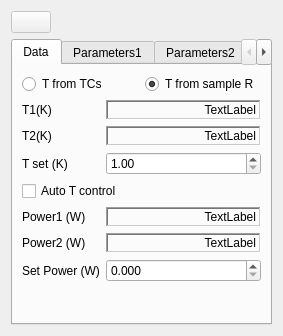
<?xml version="1.0" encoding="UTF-8"?>
<ui version="4.0">
 <class>Form</class>
 <widget class="QWidget" name="Form">
  <property name="geometry">
   <rect>
    <x>0</x>
    <y>0</y>
    <width>283</width>
    <height>336</height>
   </rect>
  </property>
  <property name="windowTitle">
   <string>Form</string>
  </property>
  <layout class="QVBoxLayout" name="verticalLayout">
   <item>
    <layout class="QHBoxLayout" name="horizontalLayout_2">
     <item>
      <widget class="QPushButton" name="Run">
       <property name="enabled">
        <bool>false</bool>
       </property>
       <property name="maximumSize">
        <size>
         <width>16777215</width>
         <height>16777215</height>
        </size>
       </property>
       <property name="baseSize">
        <size>
         <width>0</width>
         <height>0</height>
        </size>
       </property>
       <property name="text">
        <string/>
       </property>
       <property name="icon">
        <iconset>
         <normaloff>../images/player_play.png</normaloff>../images/player_play.png</iconset>
       </property>
       <property name="checkable">
        <bool>true</bool>
       </property>
       <property name="checked">
        <bool>false</bool>
       </property>
       <property name="autoExclusive">
        <bool>true</bool>
       </property>
       <property name="flat">
        <bool>false</bool>
       </property>
      </widget>
     </item>
     <item>
      <spacer name="horizontalSpacer">
       <property name="orientation">
        <enum>Qt::Horizontal</enum>
       </property>
       <property name="sizeHint" stdset="0">
        <size>
         <width>40</width>
         <height>20</height>
        </size>
       </property>
      </spacer>
     </item>
    </layout>
   </item>
   <item>
    <widget class="QTabWidget" name="tabWidget">
     <property name="currentIndex">
      <number>0</number>
     </property>
     <widget class="QWidget" name="data">
      <attribute name="title">
       <string>Data</string>
      </attribute>
      <layout class="QFormLayout" name="formLayout_4">
       <item row="0" column="0" colspan="2">
        <layout class="QHBoxLayout" name="horizontalLayout">
         <item>
          <widget class="QRadioButton" name="selectTCinput">
           <property name="text">
            <string>T from TCs</string>
           </property>
          </widget>
         </item>
         <item>
          <widget class="QRadioButton" name="selectTRinput">
           <property name="text">
            <string>T from sample R</string>
           </property>
           <property name="checked">
            <bool>true</bool>
           </property>
          </widget>
         </item>
        </layout>
       </item>
       <item row="1" column="0">
        <widget class="QLabel" name="label">
         <property name="text">
          <string>T1(K)</string>
         </property>
        </widget>
       </item>
       <item row="1" column="1">
        <widget class="QLabel" name="T1">
         <property name="sizePolicy">
          <sizepolicy hsizetype="Minimum" vsizetype="Fixed">
           <horstretch>0</horstretch>
           <verstretch>0</verstretch>
          </sizepolicy>
         </property>
         <property name="minimumSize">
          <size>
           <width>0</width>
           <height>20</height>
          </size>
         </property>
         <property name="frameShape">
          <enum>QFrame::WinPanel</enum>
         </property>
         <property name="frameShadow">
          <enum>QFrame::Sunken</enum>
         </property>
         <property name="text">
          <string>TextLabel</string>
         </property>
         <property name="alignment">
          <set>Qt::AlignRight|Qt::AlignTrailing|Qt::AlignVCenter</set>
         </property>
        </widget>
       </item>
       <item row="2" column="0">
        <widget class="QLabel" name="label_7">
         <property name="text">
          <string>T2(K)</string>
         </property>
        </widget>
       </item>
       <item row="2" column="1">
        <widget class="QLabel" name="T2">
         <property name="sizePolicy">
          <sizepolicy hsizetype="Minimum" vsizetype="Fixed">
           <horstretch>0</horstretch>
           <verstretch>0</verstretch>
          </sizepolicy>
         </property>
         <property name="minimumSize">
          <size>
           <width>0</width>
           <height>20</height>
          </size>
         </property>
         <property name="frameShape">
          <enum>QFrame::WinPanel</enum>
         </property>
         <property name="frameShadow">
          <enum>QFrame::Sunken</enum>
         </property>
         <property name="text">
          <string>TextLabel</string>
         </property>
         <property name="alignment">
          <set>Qt::AlignRight|Qt::AlignTrailing|Qt::AlignVCenter</set>
         </property>
        </widget>
       </item>
       <item row="3" column="0">
        <widget class="QLabel" name="label_3">
         <property name="text">
          <string>T set (K)</string>
         </property>
        </widget>
       </item>
       <item row="3" column="1">
        <widget class="QDoubleSpinBox" name="setPoint">
         <property name="frame">
          <bool>true</bool>
         </property>
         <property name="minimum">
          <double>1.000000000000000</double>
         </property>
         <property name="maximum">
          <double>750.000000000000000</double>
         </property>
        </widget>
       </item>
       <item row="4" column="0" colspan="2">
        <widget class="QCheckBox" name="autoMode">
         <property name="text">
          <string>Auto T control</string>
         </property>
        </widget>
       </item>
       <item row="5" column="0">
        <widget class="QLabel" name="label_6">
         <property name="text">
          <string>Power1 (W)</string>
         </property>
        </widget>
       </item>
       <item row="5" column="1">
        <widget class="QLabel" name="W1">
         <property name="sizePolicy">
          <sizepolicy hsizetype="Minimum" vsizetype="Fixed">
           <horstretch>0</horstretch>
           <verstretch>0</verstretch>
          </sizepolicy>
         </property>
         <property name="minimumSize">
          <size>
           <width>0</width>
           <height>20</height>
          </size>
         </property>
         <property name="frameShape">
          <enum>QFrame::WinPanel</enum>
         </property>
         <property name="frameShadow">
          <enum>QFrame::Sunken</enum>
         </property>
         <property name="text">
          <string>TextLabel</string>
         </property>
         <property name="alignment">
          <set>Qt::AlignRight|Qt::AlignTrailing|Qt::AlignVCenter</set>
         </property>
        </widget>
       </item>
       <item row="6" column="0">
        <widget class="QLabel" name="label_17">
         <property name="text">
          <string>Power2 (W)</string>
         </property>
        </widget>
       </item>
       <item row="6" column="1">
        <widget class="QLabel" name="W2">
         <property name="sizePolicy">
          <sizepolicy hsizetype="Minimum" vsizetype="Fixed">
           <horstretch>0</horstretch>
           <verstretch>0</verstretch>
          </sizepolicy>
         </property>
         <property name="minimumSize">
          <size>
           <width>0</width>
           <height>20</height>
          </size>
         </property>
         <property name="frameShape">
          <enum>QFrame::WinPanel</enum>
         </property>
         <property name="frameShadow">
          <enum>QFrame::Sunken</enum>
         </property>
         <property name="text">
          <string>TextLabel</string>
         </property>
         <property name="alignment">
          <set>Qt::AlignRight|Qt::AlignTrailing|Qt::AlignVCenter</set>
         </property>
        </widget>
       </item>
       <item row="7" column="0">
        <widget class="QLabel" name="label_15">
         <property name="text">
          <string>Set Power (W)</string>
         </property>
        </widget>
       </item>
       <item row="7" column="1">
        <widget class="QDoubleSpinBox" name="setW">
         <property name="frame">
          <bool>true</bool>
         </property>
         <property name="decimals">
          <number>3</number>
         </property>
         <property name="minimum">
          <double>0.000000000000000</double>
         </property>
         <property name="maximum">
          <double>100.000000000000000</double>
         </property>
         <property name="singleStep">
          <double>0.010000000000000</double>
         </property>
        </widget>
       </item>
      </layout>
     </widget>
     <widget class="QWidget" name="parameters">
      <attribute name="title">
       <string>Parameters1</string>
      </attribute>
      <layout class="QFormLayout" name="formLayout_3">
       <item row="0" column="0">
        <widget class="QLabel" name="label_2">
         <property name="text">
          <string>Gain (W/K)</string>
         </property>
        </widget>
       </item>
       <item row="0" column="1">
        <widget class="QDoubleSpinBox" name="gain1">
         <property name="decimals">
          <number>5</number>
         </property>
         <property name="minimum">
          <double>0.000010000000000</double>
         </property>
         <property name="maximum">
          <double>100.000000000000000</double>
         </property>
         <property name="singleStep">
          <double>0.010000000000000</double>
         </property>
         <property name="value">
          <double>0.010000000000000</double>
         </property>
        </widget>
       </item>
       <item row="1" column="0">
        <widget class="QLabel" name="label_4">
         <property name="text">
          <string>Ti (s)</string>
         </property>
        </widget>
       </item>
       <item row="1" column="1">
        <widget class="QDoubleSpinBox" name="Ti1">
         <property name="decimals">
          <number>2</number>
         </property>
         <property name="minimum">
          <double>0.000000000000000</double>
         </property>
         <property name="maximum">
          <double>300.000000000000000</double>
         </property>
         <property name="singleStep">
          <double>0.100000000000000</double>
         </property>
         <property name="value">
          <double>10.000000000000000</double>
         </property>
        </widget>
       </item>
       <item row="2" column="0">
        <widget class="QLabel" name="label_5">
         <property name="text">
          <string>Td (s)</string>
         </property>
        </widget>
       </item>
       <item row="2" column="1">
        <widget class="QDoubleSpinBox" name="Td1">
         <property name="decimals">
          <number>2</number>
         </property>
         <property name="minimum">
          <double>0.000000000000000</double>
         </property>
         <property name="maximum">
          <double>300.000000000000000</double>
         </property>
         <property name="singleStep">
          <double>0.100000000000000</double>
         </property>
         <property name="value">
          <double>10.000000000000000</double>
         </property>
        </widget>
       </item>
       <item row="3" column="0">
        <widget class="QLabel" name="label_8">
         <property name="text">
          <string>Tr (s)</string>
         </property>
        </widget>
       </item>
       <item row="3" column="1">
        <widget class="QDoubleSpinBox" name="Tr1">
         <property name="decimals">
          <number>2</number>
         </property>
         <property name="minimum">
          <double>0.000000000000000</double>
         </property>
         <property name="maximum">
          <double>300.000000000000000</double>
         </property>
         <property name="singleStep">
          <double>0.100000000000000</double>
         </property>
         <property name="value">
          <double>10.000000000000000</double>
         </property>
        </widget>
       </item>
       <item row="4" column="0">
        <widget class="QLabel" name="label_9">
         <property name="text">
          <string>beta</string>
         </property>
        </widget>
       </item>
       <item row="4" column="1">
        <widget class="QDoubleSpinBox" name="beta1">
         <property name="decimals">
          <number>3</number>
         </property>
         <property name="minimum">
          <double>0.001000000000000</double>
         </property>
         <property name="maximum">
          <double>1.000000000000000</double>
         </property>
         <property name="singleStep">
          <double>0.010000000000000</double>
         </property>
         <property name="value">
          <double>1.000000000000000</double>
         </property>
        </widget>
       </item>
       <item row="5" column="0">
        <widget class="QLabel" name="label_16">
         <property name="text">
          <string>Max Power (W)</string>
         </property>
        </widget>
       </item>
       <item row="5" column="1">
        <widget class="QDoubleSpinBox" name="maxPower1">
         <property name="decimals">
          <number>1</number>
         </property>
         <property name="minimum">
          <double>0.000000000000000</double>
         </property>
         <property name="maximum">
          <double>100.000000000000000</double>
         </property>
         <property name="singleStep">
          <double>1.000000000000000</double>
         </property>
         <property name="value">
          <double>20.000000000000000</double>
         </property>
        </widget>
       </item>
      </layout>
     </widget>
     <widget class="QWidget" name="tab">
      <attribute name="title">
       <string>Parameters2</string>
      </attribute>
      <layout class="QFormLayout" name="formLayout_2">
       <item row="0" column="0">
        <widget class="QLabel" name="label_22">
         <property name="text">
          <string>Gain (W/K)</string>
         </property>
        </widget>
       </item>
       <item row="0" column="1">
        <widget class="QDoubleSpinBox" name="gain2">
         <property name="decimals">
          <number>5</number>
         </property>
         <property name="minimum">
          <double>0.000010000000000</double>
         </property>
         <property name="maximum">
          <double>100.000000000000000</double>
         </property>
         <property name="singleStep">
          <double>0.010000000000000</double>
         </property>
         <property name="value">
          <double>0.010000000000000</double>
         </property>
        </widget>
       </item>
       <item row="1" column="0">
        <widget class="QLabel" name="label_21">
         <property name="text">
          <string>Ti (s)</string>
         </property>
        </widget>
       </item>
       <item row="1" column="1">
        <widget class="QDoubleSpinBox" name="Ti2">
         <property name="decimals">
          <number>2</number>
         </property>
         <property name="minimum">
          <double>0.000000000000000</double>
         </property>
         <property name="maximum">
          <double>300.000000000000000</double>
         </property>
         <property name="singleStep">
          <double>0.100000000000000</double>
         </property>
         <property name="value">
          <double>10.000000000000000</double>
         </property>
        </widget>
       </item>
       <item row="2" column="0">
        <widget class="QLabel" name="label_20">
         <property name="text">
          <string>Td (s)</string>
         </property>
        </widget>
       </item>
       <item row="2" column="1">
        <widget class="QDoubleSpinBox" name="Td2">
         <property name="decimals">
          <number>2</number>
         </property>
         <property name="minimum">
          <double>0.000000000000000</double>
         </property>
         <property name="maximum">
          <double>300.000000000000000</double>
         </property>
         <property name="singleStep">
          <double>0.100000000000000</double>
         </property>
         <property name="value">
          <double>10.000000000000000</double>
         </property>
        </widget>
       </item>
       <item row="3" column="0">
        <widget class="QLabel" name="label_18">
         <property name="text">
          <string>Tr (s)</string>
         </property>
        </widget>
       </item>
       <item row="3" column="1">
        <widget class="QDoubleSpinBox" name="Tr2">
         <property name="decimals">
          <number>2</number>
         </property>
         <property name="minimum">
          <double>0.000000000000000</double>
         </property>
         <property name="maximum">
          <double>300.000000000000000</double>
         </property>
         <property name="singleStep">
          <double>0.100000000000000</double>
         </property>
         <property name="value">
          <double>10.000000000000000</double>
         </property>
        </widget>
       </item>
       <item row="4" column="0">
        <widget class="QLabel" name="label_19">
         <property name="text">
          <string>beta</string>
         </property>
        </widget>
       </item>
       <item row="4" column="1">
        <widget class="QDoubleSpinBox" name="beta2">
         <property name="decimals">
          <number>3</number>
         </property>
         <property name="minimum">
          <double>0.001000000000000</double>
         </property>
         <property name="maximum">
          <double>1.000000000000000</double>
         </property>
         <property name="singleStep">
          <double>0.010000000000000</double>
         </property>
         <property name="value">
          <double>1.000000000000000</double>
         </property>
        </widget>
       </item>
       <item row="5" column="0">
        <widget class="QLabel" name="label_23">
         <property name="text">
          <string>Max Power (W)</string>
         </property>
        </widget>
       </item>
       <item row="5" column="1">
        <widget class="QDoubleSpinBox" name="maxPower2">
         <property name="decimals">
          <number>1</number>
         </property>
         <property name="minimum">
          <double>0.000000000000000</double>
         </property>
         <property name="maximum">
          <double>100.000000000000000</double>
         </property>
         <property name="singleStep">
          <double>1.000000000000000</double>
         </property>
         <property name="value">
          <double>20.000000000000000</double>
         </property>
        </widget>
       </item>
      </layout>
     </widget>
     <widget class="QWidget" name="autotune">
      <attribute name="title">
       <string>Autotune</string>
      </attribute>
      <layout class="QFormLayout" name="formLayout">
       <item row="0" column="0" colspan="2">
        <widget class="QCheckBox" name="autoTune">
         <property name="text">
          <string>Start Relay Autotuning</string>
         </property>
        </widget>
       </item>
       <item row="1" column="0">
        <widget class="QLabel" name="label_11">
         <property name="text">
          <string>du (W)</string>
         </property>
        </widget>
       </item>
       <item row="1" column="1">
        <widget class="QDoubleSpinBox" name="relayStep">
         <property name="decimals">
          <number>5</number>
         </property>
         <property name="minimum">
          <double>0.001000000000000</double>
         </property>
         <property name="maximum">
          <double>1.000000000000000</double>
         </property>
         <property name="singleStep">
          <double>0.010000000000000</double>
         </property>
         <property name="value">
          <double>0.100000000000000</double>
         </property>
        </widget>
       </item>
       <item row="2" column="0">
        <widget class="QLabel" name="label_12">
         <property name="text">
          <string>dT (K)</string>
         </property>
        </widget>
       </item>
       <item row="2" column="1">
        <widget class="QDoubleSpinBox" name="relayThreshold">
         <property name="decimals">
          <number>5</number>
         </property>
         <property name="minimum">
          <double>0.001000000000000</double>
         </property>
         <property name="maximum">
          <double>10.000000000000000</double>
         </property>
         <property name="singleStep">
          <double>0.010000000000000</double>
         </property>
         <property name="value">
          <double>0.100000000000000</double>
         </property>
        </widget>
       </item>
       <item row="3" column="0" colspan="2">
        <widget class="Line" name="line">
         <property name="orientation">
          <enum>Qt::Horizontal</enum>
         </property>
        </widget>
       </item>
       <item row="4" column="0">
        <widget class="QLabel" name="label_14">
         <property name="text">
          <string>Results:</string>
         </property>
        </widget>
       </item>
       <item row="5" column="0">
        <widget class="QLabel" name="label_10">
         <property name="text">
          <string>Kc1 (W/K)</string>
         </property>
        </widget>
       </item>
       <item row="5" column="1">
        <widget class="QLabel" name="Kc1">
         <property name="sizePolicy">
          <sizepolicy hsizetype="Minimum" vsizetype="Fixed">
           <horstretch>0</horstretch>
           <verstretch>0</verstretch>
          </sizepolicy>
         </property>
         <property name="minimumSize">
          <size>
           <width>0</width>
           <height>20</height>
          </size>
         </property>
         <property name="frameShape">
          <enum>QFrame::WinPanel</enum>
         </property>
         <property name="frameShadow">
          <enum>QFrame::Sunken</enum>
         </property>
         <property name="text">
          <string>TextLabel</string>
         </property>
         <property name="alignment">
          <set>Qt::AlignRight|Qt::AlignTrailing|Qt::AlignVCenter</set>
         </property>
        </widget>
       </item>
       <item row="6" column="0">
        <widget class="QLabel" name="label_13">
         <property name="text">
          <string>Tc1 (s)</string>
         </property>
        </widget>
       </item>
       <item row="6" column="1">
        <widget class="QLabel" name="Tc1">
         <property name="sizePolicy">
          <sizepolicy hsizetype="Minimum" vsizetype="Fixed">
           <horstretch>0</horstretch>
           <verstretch>0</verstretch>
          </sizepolicy>
         </property>
         <property name="minimumSize">
          <size>
           <width>0</width>
           <height>20</height>
          </size>
         </property>
         <property name="frameShape">
          <enum>QFrame::WinPanel</enum>
         </property>
         <property name="frameShadow">
          <enum>QFrame::Sunken</enum>
         </property>
         <property name="text">
          <string>TextLabel</string>
         </property>
         <property name="alignment">
          <set>Qt::AlignRight|Qt::AlignTrailing|Qt::AlignVCenter</set>
         </property>
        </widget>
       </item>
       <item row="7" column="0">
        <widget class="QLabel" name="label_24">
         <property name="text">
          <string>Kc2 (W/K)</string>
         </property>
        </widget>
       </item>
       <item row="7" column="1">
        <widget class="QLabel" name="Kc2">
         <property name="sizePolicy">
          <sizepolicy hsizetype="Minimum" vsizetype="Fixed">
           <horstretch>0</horstretch>
           <verstretch>0</verstretch>
          </sizepolicy>
         </property>
         <property name="minimumSize">
          <size>
           <width>0</width>
           <height>20</height>
          </size>
         </property>
         <property name="frameShape">
          <enum>QFrame::WinPanel</enum>
         </property>
         <property name="frameShadow">
          <enum>QFrame::Sunken</enum>
         </property>
         <property name="text">
          <string>TextLabel</string>
         </property>
         <property name="alignment">
          <set>Qt::AlignRight|Qt::AlignTrailing|Qt::AlignVCenter</set>
         </property>
        </widget>
       </item>
       <item row="8" column="0">
        <widget class="QLabel" name="label_25">
         <property name="text">
          <string>Tc2 (s)</string>
         </property>
        </widget>
       </item>
       <item row="8" column="1">
        <widget class="QLabel" name="Tc2">
         <property name="sizePolicy">
          <sizepolicy hsizetype="Minimum" vsizetype="Fixed">
           <horstretch>0</horstretch>
           <verstretch>0</verstretch>
          </sizepolicy>
         </property>
         <property name="minimumSize">
          <size>
           <width>0</width>
           <height>20</height>
          </size>
         </property>
         <property name="frameShape">
          <enum>QFrame::WinPanel</enum>
         </property>
         <property name="frameShadow">
          <enum>QFrame::Sunken</enum>
         </property>
         <property name="text">
          <string>TextLabel</string>
         </property>
         <property name="alignment">
          <set>Qt::AlignRight|Qt::AlignTrailing|Qt::AlignVCenter</set>
         </property>
        </widget>
       </item>
      </layout>
     </widget>
    </widget>
   </item>
  </layout>
 </widget>
 <resources/>
 <connections/>
</ui>
